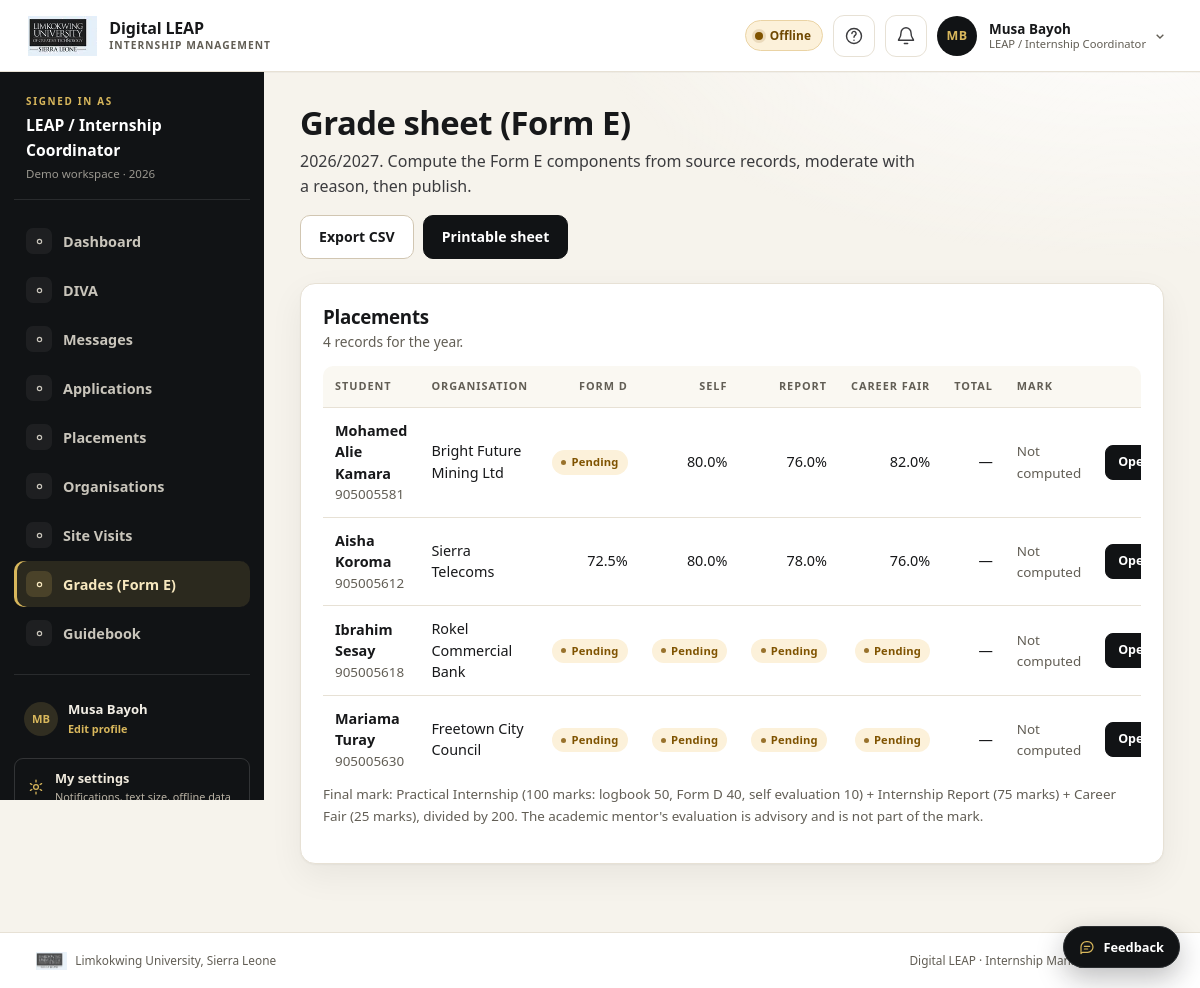
The page /digital-leap/index.php?r=coordinator/grades (signed in) on the database its author committed.
### tables this page shows
CREATE TABLE users (
  user_id           INT UNSIGNED NOT NULL AUTO_INCREMENT,
  role_id           TINYINT UNSIGNED NOT NULL,
  organisation_id   INT UNSIGNED NULL,
  first_name        VARCHAR(60)  NOT NULL,
  last_name         VARCHAR(60)  NOT NULL,
  email             VARCHAR(120) NOT NULL,
  phone             VARCHAR(25)  NULL,
  password_hash     VARCHAR(255) NULL,
  status            ENUM('invited','active','suspended') NOT NULL DEFAULT 'invited',
  must_change_password TINYINT(1) NOT NULL DEFAULT 0,
  failed_attempts   TINYINT UNSIGNED NOT NULL DEFAULT 0,
  locked_until      DATETIME NULL,
  last_login_at     DATETIME NULL,
  created_at        DATETIME NOT NULL DEFAULT CURRENT_TIMESTAMP,
  updated_at        DATETIME NOT NULL DEFAULT CURRENT_TIMESTAMP ON UPDATE CURRENT_TIMESTAMP,
  PRIMARY KEY (user_id),
  UNIQUE KEY uq_users_email (email),
  KEY idx_users_role (role_id, status),
  KEY idx_users_org (organisation_id),
  CONSTRAINT fk_users_role FOREIGN KEY (role_id) REFERENCES roles (role_id),
  CONSTRAINT fk_users_org FOREIGN KEY (organisation_id) REFERENCES organisation (org_id) ON DELETE SET NULL
);

CREATE TABLE roles (
  role_id     TINYINT UNSIGNED NOT NULL AUTO_INCREMENT,
  role_key    VARCHAR(30)  NOT NULL,
  role_name   VARCHAR(60)  NOT NULL,
  description VARCHAR(255) NULL,
  created_at  DATETIME NOT NULL DEFAULT CURRENT_TIMESTAMP,
  PRIMARY KEY (role_id),
  UNIQUE KEY uq_roles_key (role_key)
);

CREATE TABLE placement (
  placement_id   INT UNSIGNED NOT NULL AUTO_INCREMENT,
  student_id     INT UNSIGNED NOT NULL,
  org_id         INT UNSIGNED NOT NULL,
  coordinator_id INT UNSIGNED NOT NULL,
  mentor_id      INT UNSIGNED NOT NULL,
  supervisor_id  INT UNSIGNED NULL,
  start_date     DATE NOT NULL,
  end_date       DATE NOT NULL,
  total_weeks    TINYINT UNSIGNED NOT NULL DEFAULT 12,
  internship_type ENUM('external','in-house') NOT NULL DEFAULT 'external',
  career_fair_score DECIMAL(5,2) NULL,
  academic_year  VARCHAR(9) NOT NULL,
  status         ENUM('proposed','approved','active','completed','terminated') NOT NULL DEFAULT 'proposed',
  approved_by    INT UNSIGNED NULL,
  approved_at    DATETIME NULL,
  created_at     DATETIME NOT NULL DEFAULT CURRENT_TIMESTAMP,
  updated_at     DATETIME NOT NULL DEFAULT CURRENT_TIMESTAMP ON UPDATE CURRENT_TIMESTAMP,
  PRIMARY KEY (placement_id),
  UNIQUE KEY uq_placement_student_year (student_id, academic_year),
  KEY idx_placement_org (org_id, status),
  KEY idx_placement_mentor (mentor_id),
  KEY idx_placement_supervisor (supervisor_id),
  CONSTRAINT fk_placement_student FOREIGN KEY (student_id) REFERENCES student (student_id),
  CONSTRAINT fk_placement_org FOREIGN KEY (org_id) REFERENCES organisation (org_id),
  CONSTRAINT fk_placement_coord FOREIGN KEY (coordinator_id) REFERENCES users (user_id),
  CONSTRAINT fk_placement_mentor FOREIGN KEY (mentor_id) REFERENCES users (user_id),
  CONSTRAINT fk_placement_super FOREIGN KEY (supervisor_id) REFERENCES users (user_id) ON DELETE SET NULL,
  CONSTRAINT fk_placement_approver FOREIGN KEY (approved_by) REFERENCES users (user_id) ON DELETE SET NULL,
  CONSTRAINT chk_placement_dates CHECK (end_date > start_date)
);

CREATE TABLE student (
  student_id    INT UNSIGNED NOT NULL AUTO_INCREMENT,
  user_id       INT UNSIGNED NOT NULL,
  reg_no        VARCHAR(20) NOT NULL,
  programme     VARCHAR(80) NOT NULL,
  level         VARCHAR(10) NOT NULL,
  semester      VARCHAR(10) NOT NULL,
  academic_year VARCHAR(9)  NOT NULL,
  cgpa          DECIMAL(3,2) NULL,
  status        ENUM('active','on_placement','completed','withdrawn') NOT NULL DEFAULT 'active',
  created_at    DATETIME NOT NULL DEFAULT CURRENT_TIMESTAMP,
  updated_at    DATETIME NOT NULL DEFAULT CURRENT_TIMESTAMP ON UPDATE CURRENT_TIMESTAMP,
  PRIMARY KEY (student_id),
  UNIQUE KEY uq_student_user (user_id),
  UNIQUE KEY uq_student_reg (reg_no),
  CONSTRAINT fk_student_user FOREIGN KEY (user_id) REFERENCES users (user_id) ON DELETE CASCADE
);

CREATE TABLE organisation (
  org_id        INT UNSIGNED NOT NULL AUTO_INCREMENT,
  name          VARCHAR(120) NOT NULL,
  sector        VARCHAR(60)  NOT NULL,
  address       VARCHAR(180) NOT NULL,
  district      VARCHAR(60)  NOT NULL,
  contact_person VARCHAR(100) NOT NULL,
  contact_email VARCHAR(120) NOT NULL,
  contact_phone VARCHAR(25)  NULL,
  mou_status    ENUM('none','pending','signed','expired') NOT NULL DEFAULT 'none',
  mou_expiry    DATE NULL,
  capacity      SMALLINT UNSIGNED NOT NULL DEFAULT 0,
  status        ENUM('active','inactive') NOT NULL DEFAULT 'active',
  created_at    DATETIME NOT NULL DEFAULT CURRENT_TIMESTAMP,
  updated_at    DATETIME NOT NULL DEFAULT CURRENT_TIMESTAMP ON UPDATE CURRENT_TIMESTAMP,
  PRIMARY KEY (org_id),
  UNIQUE KEY uq_org_name (name),
  KEY idx_org_district (district)
);

### digital-leap/app/Views/coordinator/grades.php (the view, shortened to what the rows shown need)
<div class="page-head">
    <div>
        <h1>Grade sheet (Form E)</h1>
        <p><?= e($year) ?>. Compute the Form E components from source records, moderate with a reason, then publish.</p>
    </div>
    <div class="page-actions">
        <a class="btn btn-outline" href="<?= e(($GLOBALS['base'] ?? '') . '/index.php?r=management/export&type=grades&year=' . urlencode($year)) ?>">Export CSV</a>
        <a class="btn" href="<?= e(url('coordinator/grades/print', ['year' => $year])) ?>">Printable sheet</a>
    </div>
</div>
<div class="card">
    <div class="card-head"><div><h2>Placements</h2><p><?= count($rows) ?> records for the year.</p></div></div>
    <div class="table-wrap">
        <table class="table table--stack">
            <thead><tr><th>Student</th><th>Organisation</th><th class="right">Form D</th><th class="right">Self</th><th class="right">Report</th><th class="right">Career Fair</th><th class="right">Total</th><th>Mark</th><th></th></tr></thead>
            <tbody>
            <?php foreach ($rows as $row): ?>
                <tr>
                    <td data-label="Student"><strong><?= e($row['first_name'] . ' ' . $row['last_name']) ?></strong><div class="small muted"><?= e($row['reg_no']) ?></div></td>
                    <td data-label="Organisation"><?= e($row['org_name']) ?></td>
                    <td data-label="Form D" class="right"><?= $row['supervisor_total'] !== null ? e(number_format((float) $row['supervisor_total'], 1)) . '%' : '<span class="badge badge-warn">Pending</span>' ?></td>
                    <td data-label="Self" class="right"><?= $row['self_total'] !== null ? e(number_format((float) $row['self_total'], 1)) . '%' : '<span class="badge badge-warn">Pending</span>' ?></td>
                    <td data-label="Report" class="right"><?= $row['report_status'] === 'assessed' ? e(number_format((float) $row['report_score'], 1)) . '%' : '<span class="badge badge-warn">Pending</span>' ?></td>
                    <td data-label="Career Fair" class="right"><?= $row['career_fair_score'] !== null ? e(number_format((float) $row['career_fair_score'], 1)) . '%' : '<span class="badge badge-warn">Pending</span>' ?></td>
                    <td data-label="Total" class="right"><?= $row['weighted_total'] !== null ? '<strong>' . e(number_format((float) $row['weighted_total'], 1)) . '%</strong>' : '—' ?></td>
                    <td data-label="Mark"><?= $row['mark_status'] ? status_badge($row['mark_status']) : '<span class="muted small">Not computed</span>' ?></td>
                    <td class="right"><a class="btn btn-sm <?= $row['mark_status'] ? 'btn-quiet' : 'btn' ?>" href="<?= e(url('coordinator/grades/view', ['placement_id' => (int) $row['placement_id']])) ?>">Open</a></td>
                </tr>
            <?php endforeach; ?>
            </tbody>
        </table>
    </div>
    <p class="small muted">Final mark: Practical Internship (100 marks: logbook 50, Form D 40, self evaluation 10) + Internship Report (75 marks) + Career Fair (25 marks), divided by 200. The academic mentor's evaluation is advisory and is not part of the mark.</p>
</div>

### digital-leap/app/Views/layout.php (shortened to what the rows shown need)
<?php
$user = Auth::user();
$route = (string) ($_GET['r'] ?? '');
$unread = 0;
if ($user !== null) {
    $unread = (int) Database::val('SELECT COUNT(*) FROM notification WHERE user_id = ? AND is_read = 0', [(int) $user['user_id']]);
}
$prefUid = $user === null ? 0 : (int) $user['user_id'];
$textSize = Preference::textSize($prefUid);
$calmMotion = Preference::reduceMotion($prefUid);
$nav = $user === null ? [] : nav_items();
$avatarUrl = $user === null ? null : avatar_url($user);
$authRoutes = ['login', 'register', 'forgot', 'reset', 'token/supervisor'];
$isAuthPage = $user === null && in_array($route, $authRoutes, true);
?>
<!doctype html>
<html lang="en" data-text-size="<?= e($textSize) ?>"<?= $calmMotion ? ' data-reduce-motion="on"' : '' ?>>
<head>
<link rel="stylesheet" href="<?= e(asset('css/app.css')) ?>">
</head>
<body class="<?= $user !== null ? 'app-shell' : ($isAuthPage ? 'auth-shell' : 'landing-shell') ?>" data-role="<?= e($user !== null ? (string) Auth::role() : 'guest') ?>" data-page="<?= e($route) ?>">
<?php if ($user !== null): ?>
<header class="topbar">
    <div class="topbar-left">
        <a class="brand" href="<?= e(url('dashboard')) ?>" data-tour="brand">
            <img class="brand-logo" src="<?= e(asset('img/limkokwing-logo.png')) ?>" alt="Limkokwing University of Creative Technology, Sierra Leone">
            <span class="brand-text">Digital LEAP<small>Internship Management</small></span>
        </a>
    </div>
    <div class="topbar-right">
        <p class="net-pill" data-net-status data-state="online" role="status" aria-live="polite">
            <span class="net-dot" aria-hidden="true"></span><span class="net-text">Online</span>
        </p>
        <button class="icon-btn tour-trigger" type="button" data-tour-start aria-label="Take a guided tour" title="Take a guided tour">
            <svg viewBox="0 0 24 24" aria-hidden="true"><circle cx="12" cy="12" r="9"/><path d="M9.5 9a2.5 2.5 0 1 1 4 2c-.9.7-1.5 1.2-1.5 2.5"/><path d="M12 17h.01"/></svg>
        </button>
        <div class="menu-wrap">
            <button class="icon-btn bell-btn" type="button" data-notif-toggle aria-expanded="false" aria-controls="notif-panel" aria-label="Notifications<?= $unread > 0 ? ', ' . $unread . ' unread' : '' ?>" data-tour="notifications">
                <svg viewBox="0 0 24 24" aria-hidden="true"><path d="M18 8a6 6 0 0 0-12 0c0 7-3 7-3 9h18c0-2-3-2-3-9"/><path d="M10 21h4"/></svg>
            </button>
        </div>
        <div class="menu-wrap user-chip" data-tour="profile">
            <a class="avatar-link" href="<?= e(url('profile')) ?>" aria-label="Open my profile to edit details and profile photo">
                <?php if ($avatarUrl !== null): ?>
                    <img class="avatar avatar-img" src="<?= e($avatarUrl) ?>" alt="">
                <?php else: ?>
                    <span class="avatar" aria-hidden="true"><?= e(initials((string) $user['first_name'], (string) $user['last_name'])) ?></span>
                <?php endif; ?>
            </a>
            <button class="user-menu-toggle" type="button" data-user-toggle aria-expanded="false" aria-controls="user-menu">
                <span class="user-meta">
                    <strong><?= e($user['first_name'] . ' ' . $user['last_name']) ?></strong>
                    <small><?= e($user['role_name']) ?></small>
                </span>
                <svg class="menu-caret" viewBox="0 0 24 24" aria-hidden="true"><path d="m7 10 5 5 5-5"/></svg>
            </button>
        </div>
    </div>
</header>
<div class="shell">
    <aside class="sidebar" id="sidebar">
        <div class="sidebar-role">
            <span class="sidebar-role-label">Signed in as</span>
            <strong><?= e($user['role_name']) ?></strong>
            <span class="sidebar-role-sub">Demo workspace · <?= e(date('Y')) ?></span>
        </div>
        <nav aria-label="Main navigation" data-tour="nav">
            <?php foreach ($nav as [$href, $label]): ?>
                <?php $isActive = $route === $href || str_starts_with($route, $href . '/'); ?>
                <a href="<?= e(url($href)) ?>" class="<?= $isActive ? 'active' : '' ?>"<?= $isActive ? ' aria-current="page"' : '' ?>>
                    <span class="nav-ico" aria-hidden="true"><svg viewBox="0 0 24 24"><?= $navIcons[$href] ?? '<circle cx="12" cy="12" r="3"/>' ?></svg></span>
                    <span><?= e($label) ?></span>
                </a>
            <?php endforeach; ?>
        </nav>
        <div class="sidebar-foot">
            <a class="sidebar-profile" href="<?= e(url('profile')) ?>">
                <?= avatar_html(['user_id' => (int) ($user['user_id'] ?? 0), 'first_name' => (string) $user['first_name'], 'last_name' => (string) $user['last_name']], 'sidebar-avatar') ?>
                <span><?= e($user['first_name'] . ' ' . $user['last_name']) ?><small>Edit profile</small></span>
            </a>
            <a class="sidebar-settings" href="<?= e(url('settings')) ?>">
                <svg viewBox="0 0 24 24" aria-hidden="true"><circle cx="12" cy="12" r="3.2"/><path d="M12 2.8v2.4M12 18.8v2.4M4.5 7.5l2 1.2M17.5 15.3l2 1.2M4.5 16.5l2-1.2M17.5 8.7l2-1.2"/></svg>
                <span>My settings<small>Notifications, text size, offline data</small></span>
            </a>
        </div>
    </aside>
    <main id="main" class="main">
        <?= $content ?>
    </main>
</div>
<?php endif; ?>
</body>
</html>

### digital-leap/app/helpers.php (shortened to what the rows shown need)
<?php
function e($value): string
{
    return htmlspecialchars((string) ($value ?? ''), ENT_QUOTES, 'UTF-8');
}
function url(string $route = '', array $params = []): string
{
    $base = $GLOBALS['base'] ?? '';
    $query = ['r' => $route] + $params;
    return $base . '/index.php?' . http_build_query($query);
}
function asset(string $path): string
{
    $path = ltrim($path, '/');
    $file = BASE_PATH . '/public/assets/' . $path;
    $version = is_file($file) ? '?v=' . filemtime($file) : '';
    return ($GLOBALS['base'] ?? '') . '/public/assets/' . $path . $version;
}
function qget(string $key, $default = null)
{
    return $_GET[$key] ?? $default;
}
function initials(string $first, string $last): string
{
    return strtoupper(substr($first, 0, 1) . substr($last, 0, 1));
}
function avatar_file(int $userId): ?string
{
    $dir = STORAGE_PATH . '/uploads/avatars';
    foreach (['jpg', 'jpeg', 'png', 'webp'] as $ext) {
        $path = $dir . '/' . $userId . '.' . $ext;
    }
    return null;
}
function avatar_url(?array $user = null): ?string
{
    $id = (int) ($user['user_id'] ?? \Leap\Core\Auth::id());
    $file = avatar_file($id);
    if ($file === null) {
        return null;
    }
    return url('avatar', ['u' => $id, 'v' => filemtime($file) . '-' . filesize($file)]);
}
function avatar_html(array $user, string $class = 'chat-avatar'): string
{
    $id = (int) ($user['user_id'] ?? 0);
    $first = (string) ($user['first_name'] ?? '');
    $last = (string) ($user['last_name'] ?? '');
    $file = $id > 0 && \Leap\Controllers\ProfileController::canViewAvatar($id) ? avatar_file($id) : null;
    return '<span class="' . e($class) . '" aria-hidden="true">' . e(initials($first, $last)) . '</span>';
}

### rows shown on the page
users: first_name+last_name "MB", first_name+last_name "Musa Bayoh", role.role_name "LEAP / Internship Coordinator", initials($first, $last) "MB"
placement: users.first_name+last_name "Mohamed Alie Kamara", student.reg_no "905005581", org.name "Bright Future Mining Ltd", shows "Pending", self_total "80.0", report_score "76.0", career_fair_score "82.0"
placement: users.first_name+last_name "Aisha Koroma", student.reg_no "905005612", org.name "Sierra Telecoms", supervisor_total "72.5", self_total "80.0", report_score "78.0", career_fair_score "76.0"
placement: users.first_name+last_name "Ibrahim Sesay", student.reg_no "905005618", org.name "Rokel Commercial Bank", shows "Pending"
placement: users.first_name+last_name "Mariama Turay", student.reg_no "905005630", org.name "Freetown City Council", shows "Pending"

### other values the page prints
$label "Dashboard"
$label "DIVA"
$label "Messages"
$label "Applications"
$label "Placements"
$label "Organisations"
$label "Site Visits"
$label "Grades (Form E)"
$label "Guidebook"
$year "2026/2027"
count($rows) "4"
